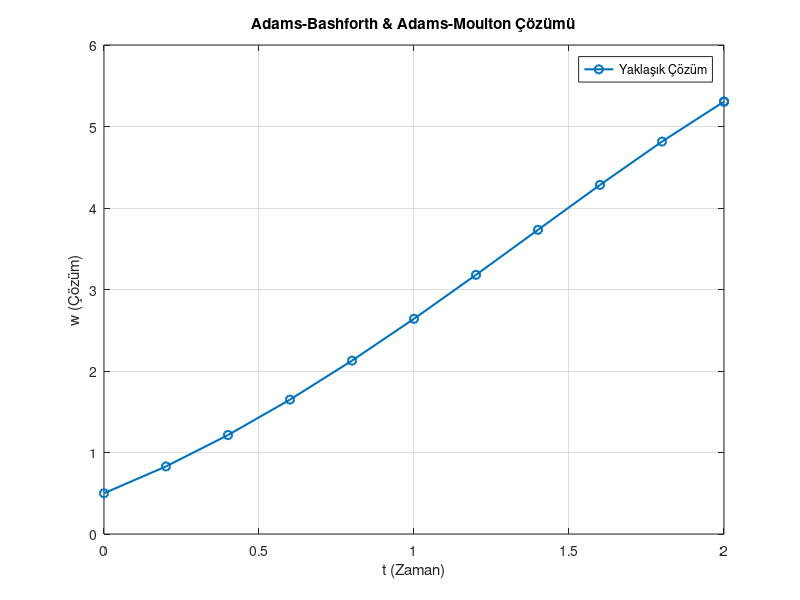

Write the MATLAB code that produced this figure.
% ------------------------------------------------------------------------
% Author: Muhammet Kaan Alsancak
% email address: alsancak.mk@gmail.com 
% Date: 2024/10/22 - 19:12
% ------------------------------------------------------------------------
% Explicit_Adams_Bashforth_Variable Step ile diferansiyel denklem çözümü

clc;
clear;

% Diferansiyel denklemi tanımla: f(t, y)
f = @(t, y) y - t^2 + 1;

% Giriş değerleri
a = 0;            % Başlangıç noktası
b = 2;            % Bitiş noktası
alpha = 0.5;      % Başlangıç koşulu y(a) = alpha
TOL = 10e-5;      % Tolerans
hmax = 0.2;       % Maksimum adım boyutu
hmin = 0.01;      % Minimum adım boyutu

% Değişkenleri başlat
t0 = a;           % Başlangıç zamanı
w0 = alpha;       % Başlangıç çözümü
h = hmax;         % Başlangıçta maksimum adım boyutu
FLAG = 1;         % Döngüyü kontrol etmek için
LAST = 0;         % Son adımı belirlemek için
i = 1;            % Adım sayacı
sigma = 0.0;      % Sigma

% Çözüm değerlerini saklamak için diziler
T_all = [];       % Tüm zaman değerleri
W_all = [];       % Tüm çözüm değerleri

% Başlangıç değerlerini çıktı olarak yazdır
fprintf('Adım\t   t\t       w\t       h          sigma\n');
fprintf('%4d\t%8.4f\t%8.6f\t%8.4f\t%8.4f\n', i, t0, w0, h, sigma);

% İlk üç adım için Runge-Kutta 4. derece ile hesapla
T = zeros(1, 4); % Zaman değerlerini sakla
W = zeros(1, 4); % Çözüm değerlerini sakla
T(1) = t0;
W(1) = w0;

for j = 1:3
    % Runge-Kutta katsayılarını hesapla
    k1 = h * f(T(j), W(j));
    k2 = h * f(T(j) + h / 2, W(j) + k1 / 2);
    k3 = h * f(T(j) + h / 2, W(j) + k2 / 2);
    k4 = h * f(T(j) + h, W(j) + k3);
    
    % Bir sonraki çözüm değerini bul
    W(j + 1) = W(j) + (k1 + 2 * k2 + 2 * k3 + k4) / 6;
    T(j + 1) = T(j) + h;
    
    % Adım sayacını artır ve sonucu yazdır
    i = i + 1;
    fprintf('%4d\t%8.4f\t%8.6f\t%8.4f\t%8.4f\n', i, T(j + 1), W(j + 1), h, sigma);
end

% Tüm sonuçları kaydet
T_all = [T_all, T];
W_all = [W_all, W];

% Predictor-Corrector döngüsünü başlat
while FLAG
    % Predictor adımı (Adams-Bashforth 4. derece)
    WP = W(4) + h / 24 * (55 * f(T(4), W(4)) - 59 * f(T(3), W(3)) + ...
                          37 * f(T(2), W(2)) - 9 * f(T(1), W(1)));

    % Corrector adımı (Adams-Moulton 4. derece)
    WC = W(4) + h / 24 * (9 * f(T(4) + h, WP) + 19 * f(T(4), W(4)) - ...
                          5 * f(T(3), W(3)) + f(T(2), W(2)));

    % Hata tahminini hesapla
    sigma = 19 * abs(WC - WP) / (270 * h);

    if sigma <= TOL
        % Sonucu kabul et
        t_next = T(4) + h;
        w_next = WC;

        % Sonucu yazdır
        fprintf('%4d\t%8.4f\t%8.6f\t%8.4f\t%8.4f\n', i + 1, t_next, w_next, h, sigma);

        % Değerleri güncelle
        T = [T(2:4), t_next];
        W = [W(2:4), w_next];
        i = i + 1;

        % Sonuçları sakla
        T_all = [T_all, t_next];
        W_all = [W_all, w_next];

        % Son adım kontrolü
        if LAST
            FLAG = 0;
        else
            % Adım boyutunu gerekirse ayarla
            if sigma <= 0.1 * TOL || T(4) + h > b
                q = (TOL / (2 * sigma))^(1 / 4);
                h = min(4 * h, min(q * h, hmax));

                if T(4) + 4 * h > b
                    h = (b - T(4)) / 4;
                    LAST = 1;
                end
            end
        end
    else
        % Sonucu reddet ve adım boyutunu küçült
        q = (TOL / (2 * sigma))^(1 / 4);
        h = max(0.1 * h, q * h);

        if h < hmin
            % Minimum adım boyutu aşıldı, hesaplama başarısız
            FLAG = 0;
            fprintf('hmin sınırı aşıldı. Çözüm başarısız.\n');
            break;
        else
            % Daha küçük adım boyutuyla tekrar hesapla
            T = T(1:3);
            W = W(1:3);
            i = i - 3;
        end
    end
end

disp('Hesaplama tamamlandı.');

% Sonuçların Grafiği
figure;
plot(T_all, W_all, '-o', 'LineWidth', 1.5);
title('Adams-Bashforth & Adams-Moulton Çözümü');
xlabel('t (Zaman)');
ylabel('w (Çözüm)');
grid on;
legend('Yaklaşık Çözüm', 'Location', 'Best');
